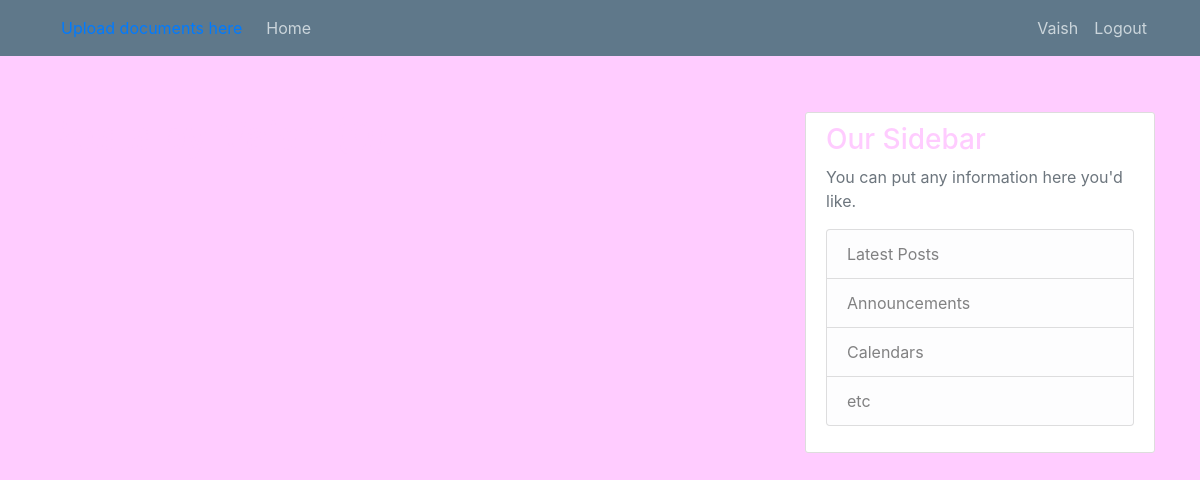
Page /user/Vaish (signed in) on the earlier database version.
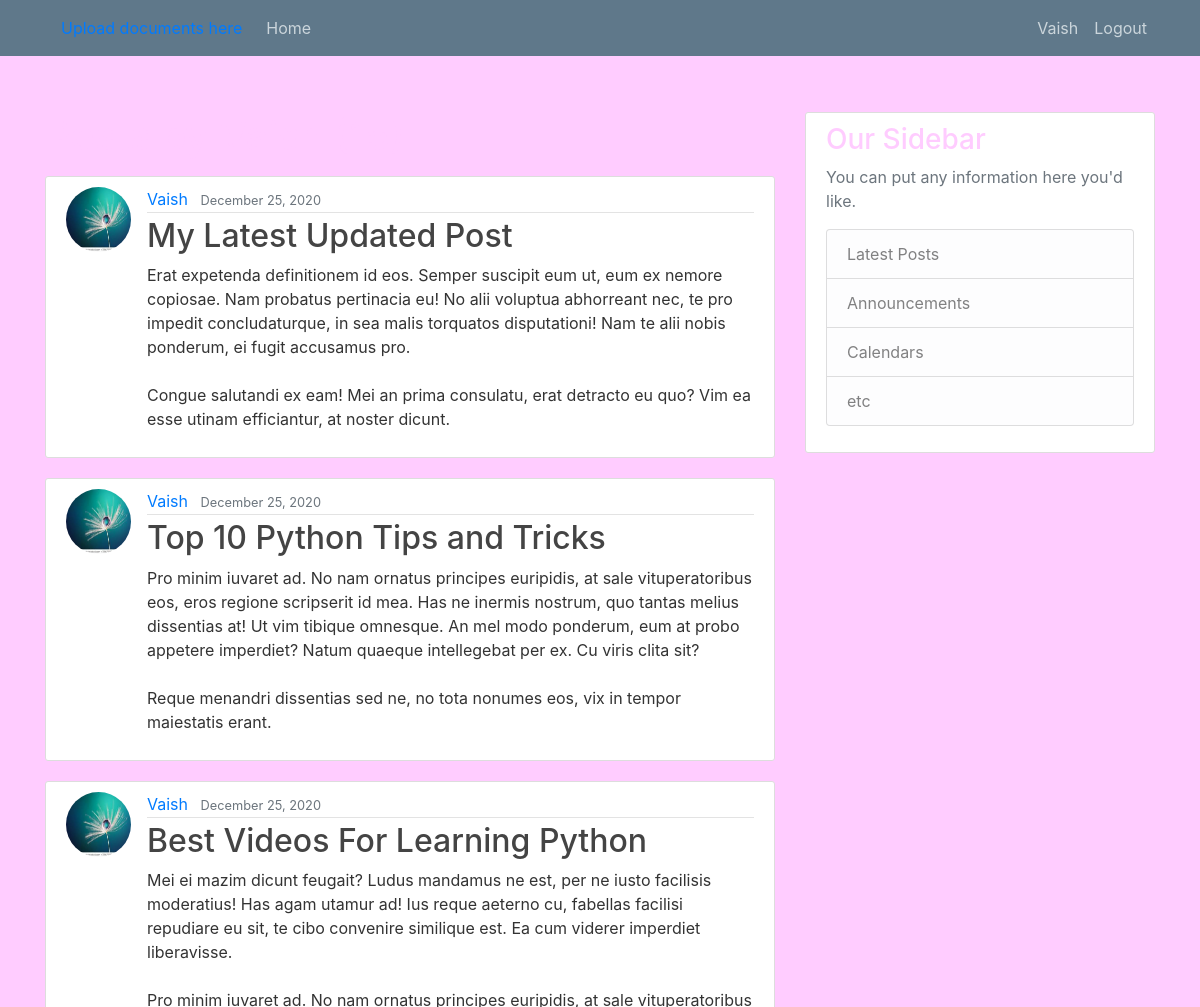
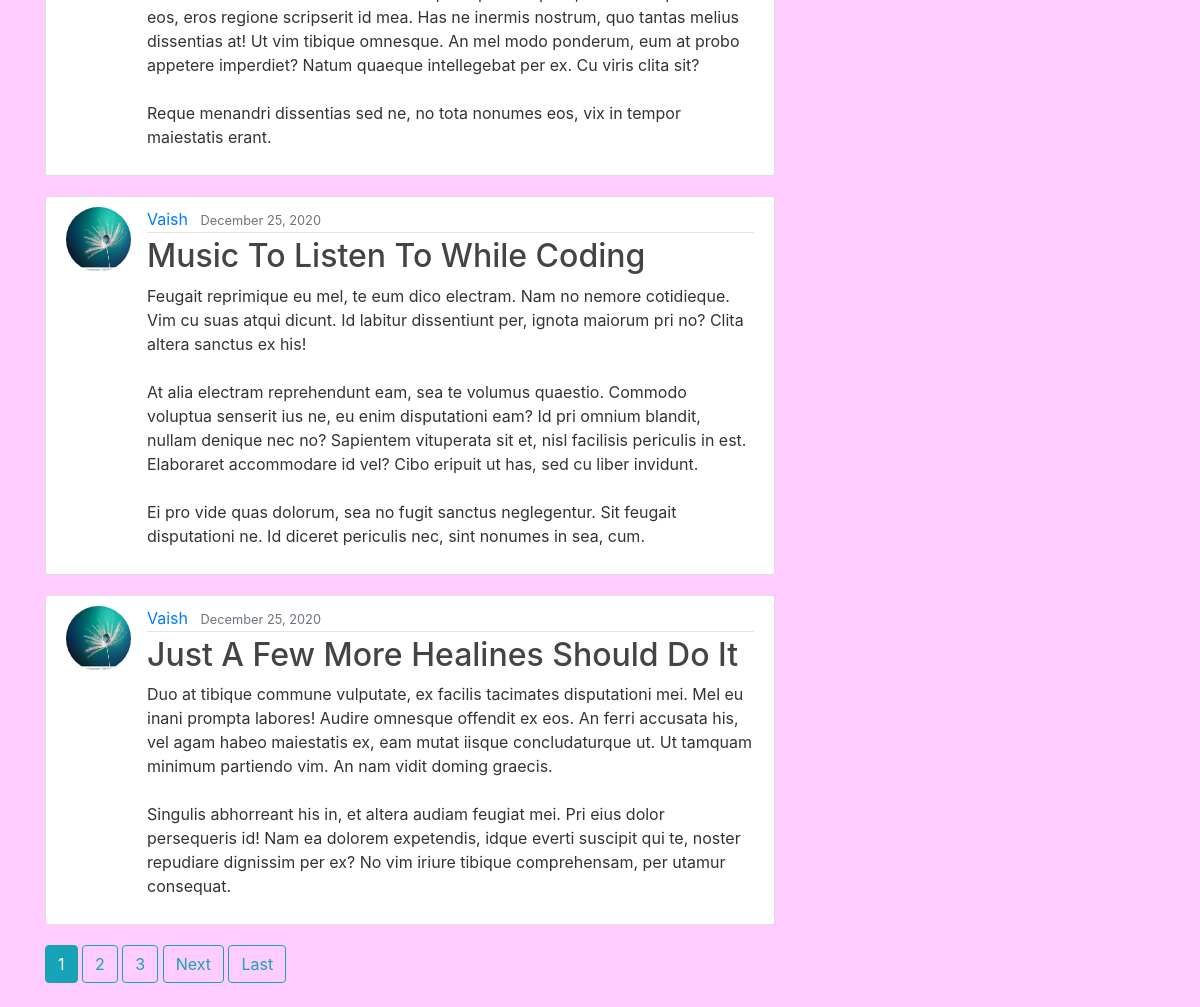
Same page on the later database version (2 pictures, top to bottom).
### blog/models.py (models this page shows, shortened)
class Post(models.Model):
    title = models.CharField(max_length=100)
    content = models.TextField()
    date_posted = models.DateTimeField(default=timezone.now)
    author = models.ForeignKey(User, on_delete=models.CASCADE)

### users/models.py (models this page shows, shortened)
class Profile(models.Model):
    user = models.OneToOneField(User,on_delete=models.CASCADE)
    image = models.ImageField(default='default.jpg',upload_to='profile_pics')

### blog/views.py (the view)
# urls.py: path('user/<str:username>', UserPostListView.as_view(), name='user-posts')
class UserPostListView(LoginRequiredMixin,ListView):
    model = Post
    template_name = 'blog/user_posts.html'  # <app>/<model>_<viewtype>.html
    context_object_name = 'posts'
    paginate_by = 5
    def get_queryset(self):
        user = get_object_or_404(User, username=self.kwargs.get('username'))
        return Post.objects.filter(author=user).order_by('-date_posted')

### blog/templates/blog/user_posts.html (shortened to what this page needs)
{% extends "blog/base.html" %}
{% block content %}
<h1 class="mb-3">Posts by {{ view.kwargs.username }} ({{ page_obj.paginator.count }})</h1>
{% for post in posts %}
<article class="media content-section">
    <img class="rounded-circle article-img" src="{{ post.author.profile.image.url }}">
    <div class="media-body">
        <div class="article-metadata">
            <a class="mr-2" href="{% url 'user-posts' post.author.username %}">{{ post.author }}</a>
            <small class="text-muted">{{ post.date_posted|date:"F d, Y" }}</small>
        </div>
        <h2><a class="article-title" href="{% url 'post-detail' post.id %}">{{ post.title }}</a></h2>
        <p class="article-content">{{ post.content }}</p>
    </div>
</article>
{% endfor %}
{% if is_paginated %}
{% for num in page_obj.paginator.page_range %}
{% if page_obj.number == num %}
<a class="btn btn-info mb-4" href="?page={{ num }}">{{ num }}</a>
{% elif num > page_obj.number|add:'-3' and num < page_obj.number|add:'3' %} <a class="btn btn-outline-info mb-4"
    href="?page={{ num }}">{{ num }}</a>
    {% endif %}
    {% endfor %}
    {% if page_obj.has_next %}
    <a class="btn btn-outline-info mb-4" href="?page={{ page_obj.next_page_number }}">Next</a>
    <a class="btn btn-outline-info mb-4" href="?page={{ page_obj.paginator.num_pages }}">Last</a>
    {% endif %}
    {% endif %}
    {% endblock content %}

### blog/templates/blog/base.html (shortened to what this page needs)
{% load static %}
<!DOCTYPE html>
<html>
<head>
  <link rel="stylesheet" href="https://maxcdn.bootstrapcdn.com/bootstrap/4.0.0/css/bootstrap.min.css"
>
  <link rel="stylesheet" type="text/css" href="{% static 'blog/main.css' %}">
</head>
<body>
  <header class="site-header">
    <nav class="navbar navbar-expand-md navbar-dark bg-steel fixed-top">
      <div class="container">
        <a class="nav-item nav-link" href="{% url 'post-create' %}">Upload documents here</a>
            {% if user.is_authenticated %}
            <div class="collapse navbar-collapse" id="navbarToggle">
              <div class="navbar-nav mr-auto">
                <a class="nav-item nav-link" href="{% url 'blog-home' %}">Home</a>
              </div>
              <div class="navbar-nav">
            <a class="nav-item nav-link" href="{% url 'profile' %}">{{user.username}}</a>
            <a class="nav-item nav-link" href="{% url 'logout' %}">Logout</a>
            {% else %}
            <a class="nav-item nav-link" href="{% url 'login' %}">Login</a>
            <a class="nav-item nav-link" href="{% url 'register' %}">Register</a>
            {% endif %}
          </div>
        </div>
      </div>
    </nav>
  </header>
  <main role="main" class="container">
    <div class="row">
      <div class="col-md-8">
        {% block content %}{% endblock %}
      </div>
      <div class="col-md-4">
        <div class="content-section">
          <h3>Our Sidebar</h3>
          <p class='text-muted'>You can put any information here you'd like.
          <ul class="list-group">
            <li class="list-group-item list-group-item-light">Latest Posts</li>
            <li class="list-group-item list-group-item-light">Announcements</li>
            <li class="list-group-item list-group-item-light">Calendars</li>
            <li class="list-group-item list-group-item-light">etc</li>
          </ul>
          </p>
        </div>
      </div>
    </div>
  </main>
</body>
</html>

### blog/static/blog/main.css (style rules this page uses)
body { background:#ffccff; color: #333333; margin-top: 7rem; }
h1, h2, h3, h4, h5, h6 { color:#ffccff; }
ul { margin: 0; }
.bg-steel { background-color: #5f788a; }
.site-header .navbar-nav .nav-link { color: #cbd5db; }
.content-section { background: #ffffff; padding: 10px 20px; border: 1px solid #dddddd; border-radius: 3px; margin-bottom: 20px; }
.article-title { color: #444444; }
.article-content { white-space: pre-line; }
.article-img { height: 65px; width: 65px; margin-right: 16px; }
.article-metadata { padding-bottom: 1px; margin-bottom: 4px; border-bottom: 1px solid #e3e3e3 }

Differences in the rows shown:
added Post: author.profile.image (picture), author "Vaish", date_posted "December 25, 2020", title "My Latest Updated Post", content "Erat expetenda definitionem id eos. Semper suscipit eum ut, eum ex nemore copiosae. Nam probatus pertinacia eu! No alii voluptua abhorreant nec, te pro impedit concludaturque, in sea malis torquatos disputationi! Nam te alii nobis ponderum, ei fugit accusamus pro. Congue salutandi ex eam! Mei an prima consulatu, erat detracto eu quo? Vim ea esse utinam efficiantur, at noster dicunt."
added Post: author.profile.image (picture), author "Vaish", date_posted "December 25, 2020", title "Top 10 Python Tips and Tricks", content "Pro minim iuvaret ad. No nam ornatus principes euripidis, at sale vituperatoribus eos, eros regione scripserit id mea. Has ne inermis nostrum, quo tantas melius dissentias at! Ut vim tibique omnesque. An mel modo ponderum, eum at probo appetere imperdiet? Natum quaeque intellegebat per ex. Cu viris clita sit? Reque menandri dissentias sed ne, no tota nonumes eos, vix in tempor maiestatis erant."
added Post: author.profile.image (picture), author "Vaish", date_posted "December 25, 2020", title "Best Videos For Learning Python", content "Mei ei mazim dicunt feugait? Ludus mandamus ne est, per ne iusto facilisis moderatius! Has agam utamur ad! Ius reque aeterno cu, fabellas facilisi repudiare eu sit, te cibo convenire similique est. Ea cum viderer imperdiet liberavisse. Pro minim iuvaret ad. No nam ornatus principes euripidis, at sale vituperatoribus eos, eros regione scripserit id mea. Has ne inermis nostrum, quo tantas melius dissentias at! Ut vim tibique omnesque. An mel modo ponderum, eum at probo appetere imperdiet? Natum quaeque intellegebat per ex. Cu viris clita sit? Reque menandri dissentias sed ne, no tota nonumes eos, vix in tempor maiestatis erant."
added Post: author.profile.image (picture), author "Vaish", date_posted "December 25, 2020", title "Music To Listen To While Coding", content "Feugait reprimique eu mel, te eum dico electram. Nam no nemore cotidieque. Vim cu suas atqui dicunt. Id labitur dissentiunt per, ignota maiorum pri no? Clita altera sanctus ex his! At alia electram reprehendunt eam, sea te volumus quaestio. Commodo voluptua senserit ius ne, eu enim disputationi eam? Id pri omnium blandit, nullam denique nec no? Sapientem vituperata sit et, nisl facilisis periculis in est. Elaboraret accommodare id vel? Cibo eripuit ut has, sed cu liber invidunt. Ei pro vide quas dolorum, sea no fugit sanctus neglegentur. Sit feugait disputationi ne. Id diceret periculis nec, sint nonumes in sea, cum."
added Post: author.profile.image (picture), author "Vaish", date_posted "December 25, 2020", title "Just A Few More Healines Should Do It", content "Duo at tibique commune vulputate, ex facilis tacimates disputationi mei. Mel eu inani prompta labores! Audire omnesque offendit ex eos. An ferri accusata his, vel agam habeo maiestatis ex, eam mutat iisque concludaturque ut. Ut tamquam minimum partiendo vim. An nam vidit doming graecis. Singulis abhorreant his in, et altera audiam feugiat mei. Pri eius dolor persequeris id! Nam ea dolorem expetendis, idque everti suscipit qui te, noster repudiare dignissim per ex? No vim iriure tibique comprehensam, per utamur consequat."
Other differences:
new list line: "1"
new list line: "2"
new list line: "3"
text now shown: "Next Last"
